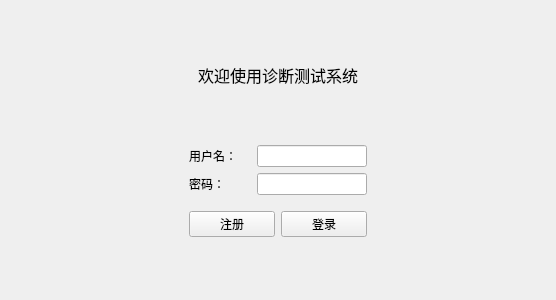
<?xml version="1.0" encoding="UTF-8"?>
<ui version="4.0">
 <class>LoginView</class>
 <widget class="QWidget" name="LoginView">
  <property name="geometry">
   <rect>
    <x>0</x>
    <y>0</y>
    <width>556</width>
    <height>300</height>
   </rect>
  </property>
  <property name="windowTitle">
   <string>登录</string>
  </property>
  <layout class="QVBoxLayout" name="verticalLayout_3">
   <item>
    <layout class="QVBoxLayout" name="verticalLayout_2">
     <item>
      <spacer name="verticalSpacer">
       <property name="orientation">
        <enum>Qt::Orientation::Vertical</enum>
       </property>
       <property name="sizeHint" stdset="0">
        <size>
         <width>20</width>
         <height>40</height>
        </size>
       </property>
      </spacer>
     </item>
     <item>
      <layout class="QHBoxLayout" name="horizontalLayout_5">
       <item>
        <spacer name="horizontalSpacer_4">
         <property name="orientation">
          <enum>Qt::Orientation::Horizontal</enum>
         </property>
         <property name="sizeHint" stdset="0">
          <size>
           <width>40</width>
           <height>20</height>
          </size>
         </property>
        </spacer>
       </item>
       <item>
        <widget class="QLabel" name="label_3">
         <property name="font">
          <font>
           <pointsize>12</pointsize>
          </font>
         </property>
         <property name="text">
          <string>欢迎使用诊断测试系统</string>
         </property>
        </widget>
       </item>
       <item>
        <spacer name="horizontalSpacer_3">
         <property name="orientation">
          <enum>Qt::Orientation::Horizontal</enum>
         </property>
         <property name="sizeHint" stdset="0">
          <size>
           <width>40</width>
           <height>20</height>
          </size>
         </property>
        </spacer>
       </item>
      </layout>
     </item>
     <item>
      <spacer name="verticalSpacer_3">
       <property name="orientation">
        <enum>Qt::Orientation::Vertical</enum>
       </property>
       <property name="sizeHint" stdset="0">
        <size>
         <width>20</width>
         <height>30</height>
        </size>
       </property>
      </spacer>
     </item>
     <item>
      <layout class="QHBoxLayout" name="horizontalLayout_4">
       <item>
        <spacer name="horizontalSpacer_2">
         <property name="orientation">
          <enum>Qt::Orientation::Horizontal</enum>
         </property>
         <property name="sizeHint" stdset="0">
          <size>
           <width>40</width>
           <height>20</height>
          </size>
         </property>
        </spacer>
       </item>
       <item>
        <layout class="QVBoxLayout" name="verticalLayout">
         <item>
          <layout class="QHBoxLayout" name="horizontalLayout_2">
           <item>
            <widget class="QLabel" name="label_2">
             <property name="text">
              <string>用户名：</string>
             </property>
            </widget>
           </item>
           <item>
            <widget class="QLineEdit" name="inputUserName">
             <property name="sizePolicy">
              <sizepolicy hsizetype="Expanding" vsizetype="Fixed">
               <horstretch>0</horstretch>
               <verstretch>0</verstretch>
              </sizepolicy>
             </property>
             <property name="minimumSize">
              <size>
               <width>0</width>
               <height>0</height>
              </size>
             </property>
             <property name="maximumSize">
              <size>
               <width>110</width>
               <height>16777215</height>
              </size>
             </property>
            </widget>
           </item>
          </layout>
         </item>
         <item>
          <layout class="QHBoxLayout" name="horizontalLayout">
           <item>
            <widget class="QLabel" name="label">
             <property name="text">
              <string>密码：</string>
             </property>
            </widget>
           </item>
           <item>
            <widget class="QLineEdit" name="inputUserPassword">
             <property name="sizePolicy">
              <sizepolicy hsizetype="Expanding" vsizetype="Fixed">
               <horstretch>0</horstretch>
               <verstretch>0</verstretch>
              </sizepolicy>
             </property>
             <property name="minimumSize">
              <size>
               <width>0</width>
               <height>0</height>
              </size>
             </property>
             <property name="maximumSize">
              <size>
               <width>110</width>
               <height>16777215</height>
              </size>
             </property>
             <property name="echoMode">
              <enum>QLineEdit::EchoMode::Password</enum>
             </property>
            </widget>
           </item>
          </layout>
         </item>
         <item>
          <spacer name="verticalSpacer_4">
           <property name="orientation">
            <enum>Qt::Orientation::Vertical</enum>
           </property>
           <property name="sizeHint" stdset="0">
            <size>
             <width>20</width>
             <height>10</height>
            </size>
           </property>
          </spacer>
         </item>
         <item>
          <layout class="QHBoxLayout" name="horizontalLayout_3">
           <item>
            <widget class="QPushButton" name="btSignUp">
             <property name="text">
              <string>注册</string>
             </property>
             <property name="icon">
              <iconset resource="lab4.qrc">
               <normaloff>:/imag/signup.png</normaloff>:/imag/signup.png</iconset>
             </property>
            </widget>
           </item>
           <item>
            <widget class="QPushButton" name="btSignIn">
             <property name="text">
              <string>登录</string>
             </property>
             <property name="icon">
              <iconset resource="lab4.qrc">
               <normaloff>:/imag/signin.png</normaloff>:/imag/signin.png</iconset>
             </property>
            </widget>
           </item>
          </layout>
         </item>
        </layout>
       </item>
       <item>
        <spacer name="horizontalSpacer">
         <property name="orientation">
          <enum>Qt::Orientation::Horizontal</enum>
         </property>
         <property name="sizeHint" stdset="0">
          <size>
           <width>40</width>
           <height>20</height>
          </size>
         </property>
        </spacer>
       </item>
      </layout>
     </item>
     <item>
      <spacer name="verticalSpacer_2">
       <property name="orientation">
        <enum>Qt::Orientation::Vertical</enum>
       </property>
       <property name="sizeHint" stdset="0">
        <size>
         <width>20</width>
         <height>40</height>
        </size>
       </property>
      </spacer>
     </item>
    </layout>
   </item>
  </layout>
 </widget>
 <resources>
  <include location="lab4.qrc"/>
 </resources>
 <connections/>
</ui>
